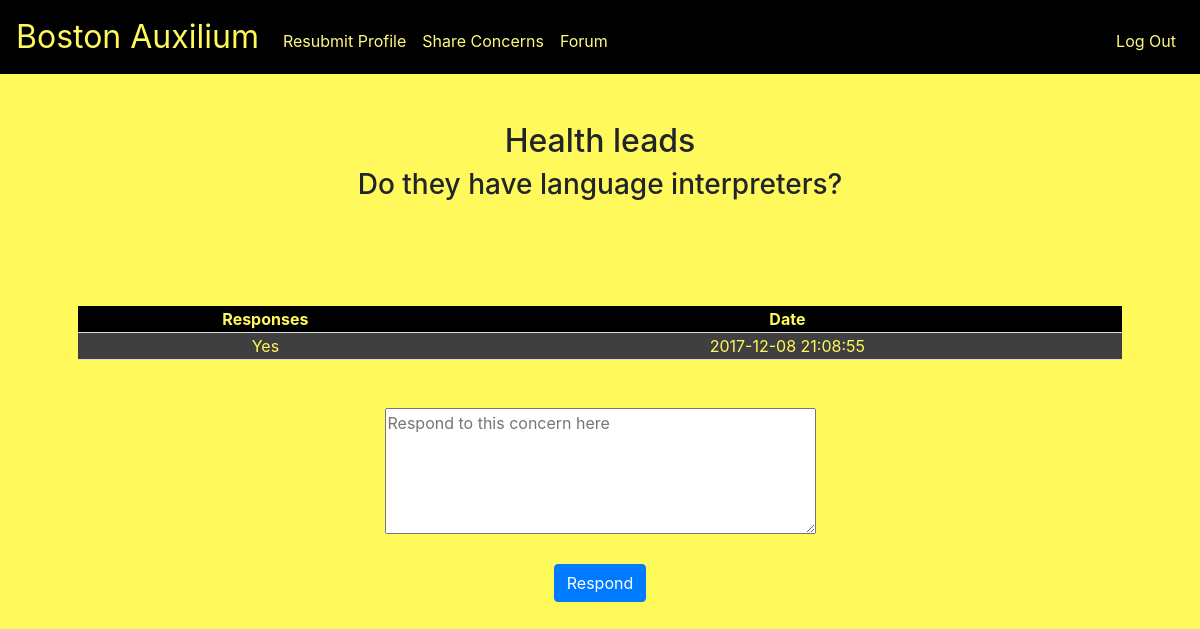
The page /thread/28/ (signed in) on the database its author committed.
### tables this page shows
CREATE TABLE 'posts' ('post_id' INTEGER PRIMARY KEY AUTOINCREMENT NOT NULL,'topic' TEXT NOT NULL,'question' TEXT NOT NULL, 'date_time'  DATETIME NOT NULL DEFAULT CURRENT_TIMESTAMP  );

CREATE TABLE 'comments' ('comment_id' INTEGER PRIMARY KEY AUTOINCREMENT NOT NULL, 'post_id' INTEGER NOT NULL, 'content' TEXT NOT NULL, 'comment_time'  DATETIME NOT NULL DEFAULT CURRENT_TIMESTAMP  );

### application.py (the view)
@app.route("/thread/<int:post_id>/", methods=["GET", "POST"])
@login_required
def thread(post_id):
    if request.method == "POST":
        db.execute("INSERT INTO comments (content, post_id) VALUES (:content, :post_id)", content=request.form.get("response"), post_id=post_id)
        results = db.execute("SELECT topic, question FROM posts WHERE post_id = :post_id", post_id = post_id)
        comments = db.execute("SELECT content, comment_time FROM comments WHERE post_id = :post_id ORDER BY comment_time DESC", post_id = post_id)
        return render_template("thread.html", results=results, comments=comments, post_id=post_id)
    else:
        results = db.execute("SELECT topic, question FROM posts WHERE post_id = :post_id", post_id = post_id)
        comments = db.execute("SELECT content, comment_time FROM comments WHERE post_id = :post_id ORDER BY comment_time DESC", post_id = post_id)
        return render_template("thread.html", results=results, comments=comments, post_id=post_id)

### application.py (called while the page is built)
@app.after_request
def after_request(response):
    response.headers["Cache-Control"] = "no-cache, no-store, must-revalidate"
    response.headers["Expires"] = 0
    response.headers["Pragma"] = "no-cache"
    return response

### helpers.py (called while the page is built)
def login_required(f):
    @wraps(f)
    def decorated_function(*args, **kwargs):
        if session.get("user_id") is None:
            return redirect("/login")
        return f(*args, **kwargs)
    return decorated_function

### templates/thread.html (shortened to what this page needs)
{% extends "layout.html" %}
{% block main %}
    {% for result in results %}
    <h2>{{ result.topic }}</h2>
    <h3>{{ result.question }}</h3>
    {% endfor %}
    <br>
    <br>
    <br>
    <br>
    <table>
        <thead>
            <tr>
                <th>Responses</th>
                <th>Date</th>
            </tr>
        </thead>
        <tbody>
            {% for comment in comments %}
                <tr>
                    <td>{{ comment.content }}</td>
                    <td>{{ comment.comment_time }}</td>
                </tr>
            {% endfor %}
        </tbody>
    </table>
    <br>
    <br>
    <form action="/thread/{{ post_id }}/" enctype="multipart/form-data" method="post">
        <textarea name="response" cols="40" rows="5" placeholder="Respond to this concern here"></textarea>
        <br>
        <br>
        <button class="btn btn-primary" type="submit" name="respond">Respond</button>
    </form>
{% endblock %}

### static/styles.css (style rules this page uses)
th, td { border-bottom: 1px solid #ddd; }
th { background-color: black; }
table { background-color: #3f3f3f; color: #fff95b; width: 100%; text-align: center; }

### templates/layout.html (style rules this page uses)
body { background-color: #fff95b; }

### rows shown on the page
posts: topic "Health leads", question "Do they have language interpreters?"
comments: content "Yes", comment_time "2017-12-08 21:08:55"
